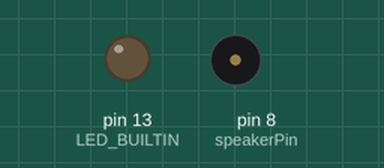
The sketch below on a simulated Arduino Uno, built with avr-gcc and run on an emulated ATmega328P. Parts: output pins drawn as LEDs (lit = HIGH), buzzer (waves = sounding). Random numbers use the default seed unless the sketch sets one.

Above: at 0.5 s.
At 31.07 s:
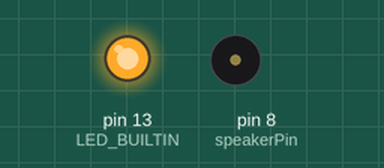
Timing chart, 0 to 31.0 s (numbered marks = the images above):
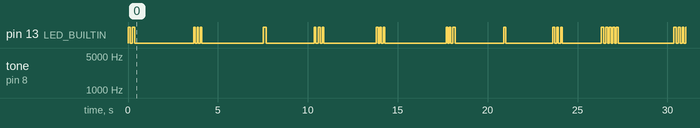

Measured:
- by itself, pin 13 (LED_BUILTIN): LOW → HIGH at 0.00 s, → LOW 0.12 s later, → HIGH 0.11 s later, → LOW 0.14 s later, … (55 changes in this stretch)

The sketch:

star_wars_buzzer.ino
```cpp
// R2D2 sounds

#define speakerPin 8
#define ledPin 13
void setup() {

    pinMode(speakerPin, OUTPUT);
    pinMode(LED_BUILTIN, OUTPUT);
    randomSeed(analogRead(0));
}void phrase1() {

    int k = random(1000,2000);
    digitalWrite(LED_BUILTIN, HIGH);
    for (int i = 0; i <=  random(100,2000); i++){

        tone(speakerPin, k+(-i*2));
        delay(random(.9,2));
    }
    digitalWrite(LED_BUILTIN, LOW);
    for (int i = 0; i <= random(100,1000); i++){

        tone(speakerPin, k + (i * 10));
        delay(random(.9,2));
    }
}

void phrase2() {

    int k = random(1000,2000);
    digitalWrite(LED_BUILTIN, HIGH);
    for (int i = 0; i <= random(100,2000); i++){

        tone(speakerPin, k+(i*2));
        delay(random(.9,2));
    }
    digitalWrite(LED_BUILTIN, LOW);
    for (int i = 0; i <= random(100,1000); i++){

        tone(speakerPin, k + (-i * 10));
        delay(random(.9,2));
    }
}void loop() {

    int K = 2000;
    switch (random(1,7)) {

        case 1:phrase1(); break;
        case 2:phrase2(); break;
        case 3:phrase1(); phrase2(); break;
        case 4:phrase1(); phrase2(); phrase1();break;
        case 5:phrase1(); phrase2(); phrase1(); phrase2(); phrase1();break;
        case 6:phrase2(); phrase1(); phrase2(); break;
    }
    /*phrase1();
    for (int i = 0; i <= random(3, 9); i++){

        digitalWrite(LED_BUILTIN, HIGH);
        tone(speakerPin, K + random(-1700, 2000));
        delay(random(70, 170));
        digitalWrite(LED_BUILTIN, LOW);
        noTone(speakerPin);
        delay(random(0, 30));
    }*/
    noTone(speakerPin);
    delay(random(2000, 4000));
}
```
